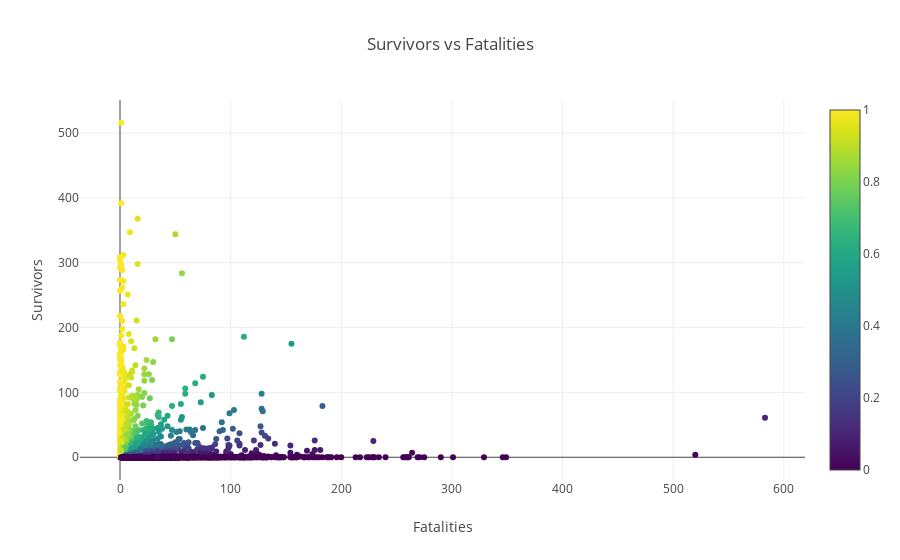

This figure's notebook cell:
### Code cell
#Fatalities Aboard
np.seterr(divide='ignore', invalid='ignore')
Fatalities = df3.dropna(subset=['Fatalities']) 
Aboard_Fatalities = Fatalities.dropna(subset=['Aboard']) 
aboard = Aboard_Fatalities["Aboard"].values

fatalities = Aboard_Fatalities["Fatalities"].values
survivors = aboard-fatalities

colors=survivors/aboard

print(f"Numero di morti: {np.sum(fatalities)}, numero di sopravvissuti: {np.sum(survivors)}")
data = [ 
    go.Scatter(x=fatalities, y=survivors, mode="markers",
               marker=dict(
                   size=6, 
                   color = colors,
                   colorscale='Viridis',
                   showscale=True
               ),
               name="data"),
]

layout = go.Layout(title = 'Survivors vs Fatalities', xaxis = {'title': 'Fatalities'}, yaxis = {'title': 'Survivors'}, barmode='overlay')
fig=go.Figure(data=data, layout=layout)

py.iplot(fig)

### Figure 1 — Plotly figure (JSON) as saved in the notebook; plotly's stock layout.template omitted (floating-point values rounded to 4 significant figures; data arrays with more than 128 entries replaced by an {"elided": "..."} marker saying what was removed)
{"data": [{"marker": {"color": {"elided": "5246 float values"}, "colorscale": "Viridis", "showscale": true, "size": 6}, "mode": "markers", "name": "data", "type": "scatter", "uid": "6dbf4512-043b-11e9-923a-1002b5e0c242", "x": {"elided": "5246 int values"}, "y": {"elided": "5246 int values"}}], "layout": {"barmode": "overlay", "title": "Survivors vs Fatalities", "xaxis": {"title": "Fatalities"}, "yaxis": {"title": "Survivors"}}}
